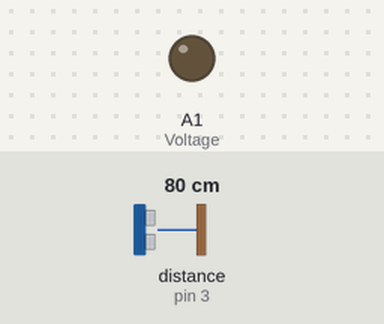
The sketch below on a simulated Arduino Uno, built with avr-gcc and run on an emulated ATmega328P. Shown: output pins drawn as LEDs (lit = HIGH). Wiring (inferred from the names in the program): ultrasonic range finder: trigger pin 2; echo pin 3. The inputs (shaded band) are chosen by the test bench; at power-on: distance to the obstacle (sensor on pin 3) 80 cm. The echo pulse lasts 58.3 µs per cm; pins used as bus, display or sensor lines are not drawn.

Above: at 1.2 s.
1.3 s: distance to the obstacle (sensor on pin 3) set to 52 cm
2.8 s: distance to the obstacle (sensor on pin 3) set to 46 cm
At 3.4 s:
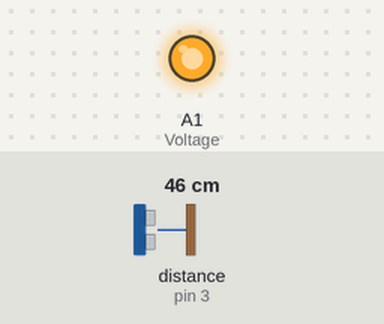
4.3 s: distance to the obstacle (sensor on pin 3) set to 60 cm
At 4.7 s:
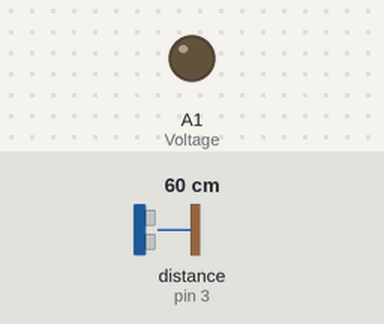
5.8 s: distance to the obstacle (sensor on pin 3) set to 2 cm
At 6.9 s:
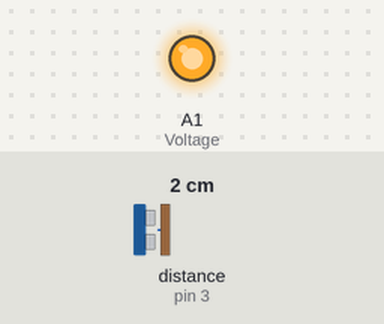
Timing chart, 0 to 8.3 s (numbered marks = the images above; inputs shaded):
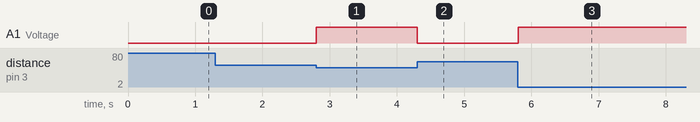

Measured:
- the behaviour switches between 50 and 49 cm on distance to the obstacle (sensor on pin 3) (found by bisection; images 0 and 1)
- after the input at 1.3 s, every drawn part: stays the same
- after the input at 2.8 s, A1 (Voltage): LOW → HIGH at once
- after the input at 4.3 s, A1 (Voltage): HIGH → LOW at once
- after the input at 5.8 s, A1 (Voltage): LOW → HIGH at once

The sketch:

sketch_jan05a_IDP.ino
```cpp
#define trigPin 2
#define echoPin 3
#define Voltage A1
long i=0;
long Speed;
double x;
void setup() {
  // put your setup code here, to run once:
  pinMode(trigPin,OUTPUT);
  pinMode(Voltage,OUTPUT);
  pinMode(echoPin,INPUT);
}

void loop() {
  // put your main code here, to run repeatedly:
  long durationindigit;
  double distanceincm;
digitalWrite(trigPin, LOW);
delayMicroseconds(2);
digitalWrite(trigPin, HIGH);
delayMicroseconds(10);
digitalWrite(trigPin, LOW);
durationindigit = pulseIn(echoPin, HIGH);
distanceincm = (durationindigit/5) / 29.1;
//for speed in cm/s:
if(distanceincm<=15&&distanceincm>=5){
  i=i+1;
}
if(i>0)
Speed=(1000000/i);
//intensity variation:
if(distanceincm<=80){
  if(distanceincm<=19.8&&distanceincm>=0){
    digitalWrite(Voltage, HIGH);}
    else if(distanceincm<20.2&&distanceincm>19.8)
    digitalWrite(Voltage, LOW);
    else
    {x=(pow(4.5,1.33))*(exp(-((log(4.5)/60)*distanceincm)));
    analogWrite(Voltage, x);}

  }
  else
  digitalWrite(Voltage, LOW);
  if(Speed>0&&Speed<=(25/9))
  delay(5000/Speed);


}
```
